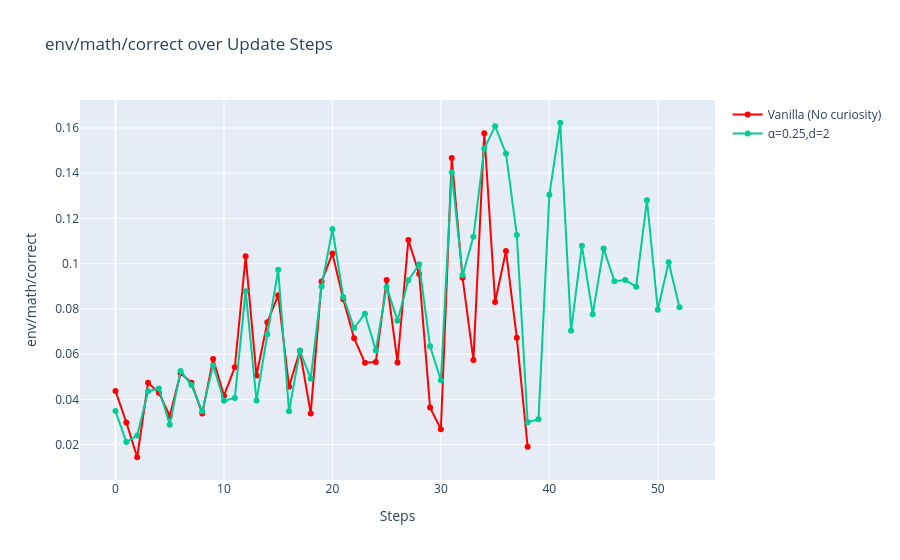

The notebook cell saved with this chart:
### Code cell
plot(llama_traces, metric="env/math/correct", labels=llama_labels)
